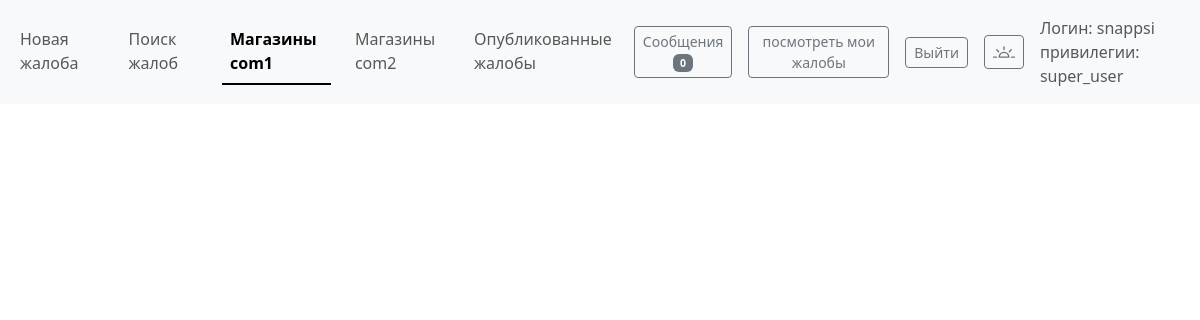
The page /com1_controller.php (signed in) on the database as committed earlier.
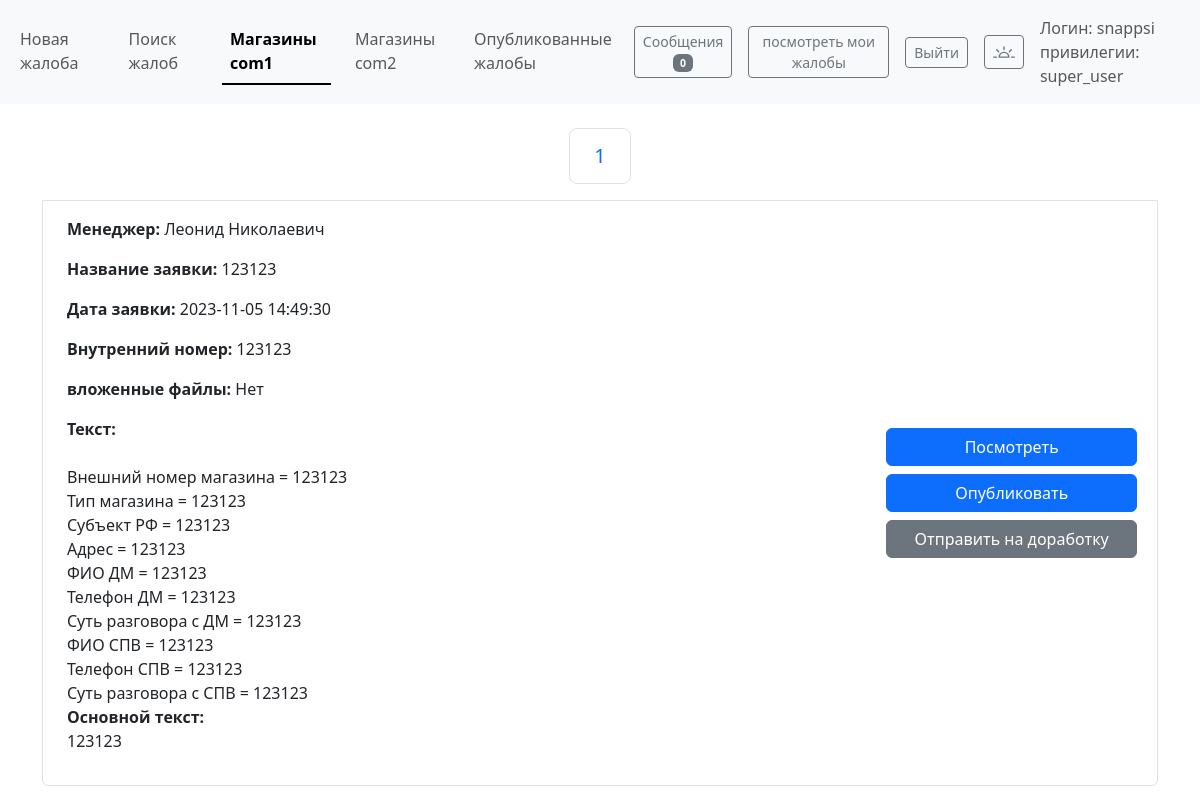
The same page on the database as committed later.
### tables this page shows
CREATE TABLE `object` (
  `id` int(11) NOT NULL,
  `inner_number` int(11) NOT NULL,
  `title` varchar(150) NOT NULL,
  `full_text` text NOT NULL,
  `date_when_created` timestamp NOT NULL DEFAULT CURRENT_TIMESTAMP,
  `is_published` tinyint(1) NOT NULL DEFAULT '0',
  `closed` tinyint(1) NOT NULL DEFAULT '0',
  `agreement` text,
  `service` text,
  `user_login` varchar(150) NOT NULL
);

### database.php (called while the page is built, shortened)
<?php
$host = 'db';
$db   = 'Complains';
$user = 'root';
$pass = 'root';
$port = 3306;
$dsn = 'mysql:host=' . $host . ";port={$port}" . ';dbname=' . $db;
$opt = [
    PDO::ATTR_ERRMODE            => PDO::ERRMODE_EXCEPTION,
    PDO::ATTR_DEFAULT_FETCH_MODE => PDO::FETCH_ASSOC,
    PDO::ATTR_EMULATE_PREPARES   => false,
];
$pdo = new PDO($dsn, $user, $pass, $opt);
$pdo->setAttribute(PDO::ATTR_DEFAULT_FETCH_MODE, PDO::FETCH_ASSOC);
class Getter
{
    private $pdo;
    public function __construct($pdo)
    {
        $this->pdo = $pdo;
    }
    public function get_user_full_name($id)
    {
        $stmt = $this->pdo->prepare("SELECT full_name,login FROM users where login in (select user_login from object where id =:id)");
        $stmt->bindParam(':id', $id);
        $stmt->execute();
        return $stmt->fetch();
    }
    public function get_com1_objects()
    {
        $stmt = $this->pdo->prepare("SELECT * FROM object WHERE is_published = 0 and service = 'com1'");
        $stmt->execute();
        return $stmt->fetchAll();
    }
}
$getter = new Getter($pdo);

### com1_controller.php (the view, shortened to what this page needs)
<?php
require_once 'head.php';
require_once 'database.php';
?>
<div class="container pt-2">
  <div class="list-group ">
    <?
    $limit = 5;
    $page = isset($_GET['page']) ? $_GET['page'] : 1;
    $start = ($page - 1) * $limit;
    $obj_list = $getter->get_com1_objects();
    $items = array_slice($obj_list, $start, $limit);
    $total_pages = ceil(count($obj_list) / $limit);
    echo '<nav aria-label="Page navigation example" class="d-flex justify-content-center pt-3">';
    echo '<ul class="pagination pagination-lg">';
    for ($i = 1; $i <= $total_pages; $i++) {
        echo '<li class="page-item"><a class="page-link" href="?page=' . $i . '">' . $i . '</a></li>';
    }
    echo '</ul>';
    echo '</nav>';
    foreach ($items as $inside_array) {
      $id = $inside_array['id'];
      $user_full_name = $getter->get_user_full_name($id);
      $img_obj = $getter->get('img', $id);
      $img_obj?$imgs_string='Есть':$imgs_string='Нет';
      echo <<<EOT
    <div class='list-group-item hstack gap-3 '>
    <div class='p-2 w-75 '>
    <p class='text-break'><b> Менеджер: </b> {$user_full_name['full_name']} </p>
    <p class='text-break'><b> Название заявки:</b> {$inside_array['title']}</p>
    <p class='text-break'><b> Дата заявки: </b> {$inside_array['date_when_created']} </p>
    <p class='text-break'><b> Внутренний номер: </b>  {$inside_array['inner_number']} </p>
    <p class='text-break'><b> вложенные файлы: </b>  {$imgs_string} </p>
    <p class='text-break'><b> Текст: </b>  <br>  {$inside_array['full_text']} </p>
    </div>
    <div class='p-2 ms-auto w-25'>
    <a href="getter.php?select_from_post={$inside_array['id']}" class="col-12 m-1  btn btn-primary" role="button">Посмотреть</a>
    <form action="com1_controller.php" method="post">
    <input type="hidden" name="action" value="activate">
    <input type="hidden" name="id" value="{$inside_array['id']}">
    <input type="submit" class='col-12 m-1   btn  btn-primary' value="Опубликовать">
    </form>
    <form action="discard.php" method="post" >
    <input type="hidden" name="id" value="{$inside_array['id']}">
    <input type="submit" class='col-12 m-1  btn  btn-secondary' value="Отправить на доработку">
    </form>
    </div>
    </div>
    EOT;
    };
    ?>
  </div>
</div>

Rows that differ between the two databases and show on the page:
added object: full_name "Леонид Николаевич", title "123123", date_when_created "2023-11-05 14:49:30", inner_number "123123", imgs_string "Нет", full_text "Внешний номер магазина = 123123 Тип магазина = 123123 Субъект РФ = 123123 Адрес = 123123 ФИО ДМ = 123123 Телефон ДМ = 123123 Суть разговора с ДМ = 123123 ФИО СПВ = 123123 Телефон СПВ = 123123 Суть разговора с СПВ = 123123 Основной текст: 123123"
Other text that changed with them:
new list line: "1"
